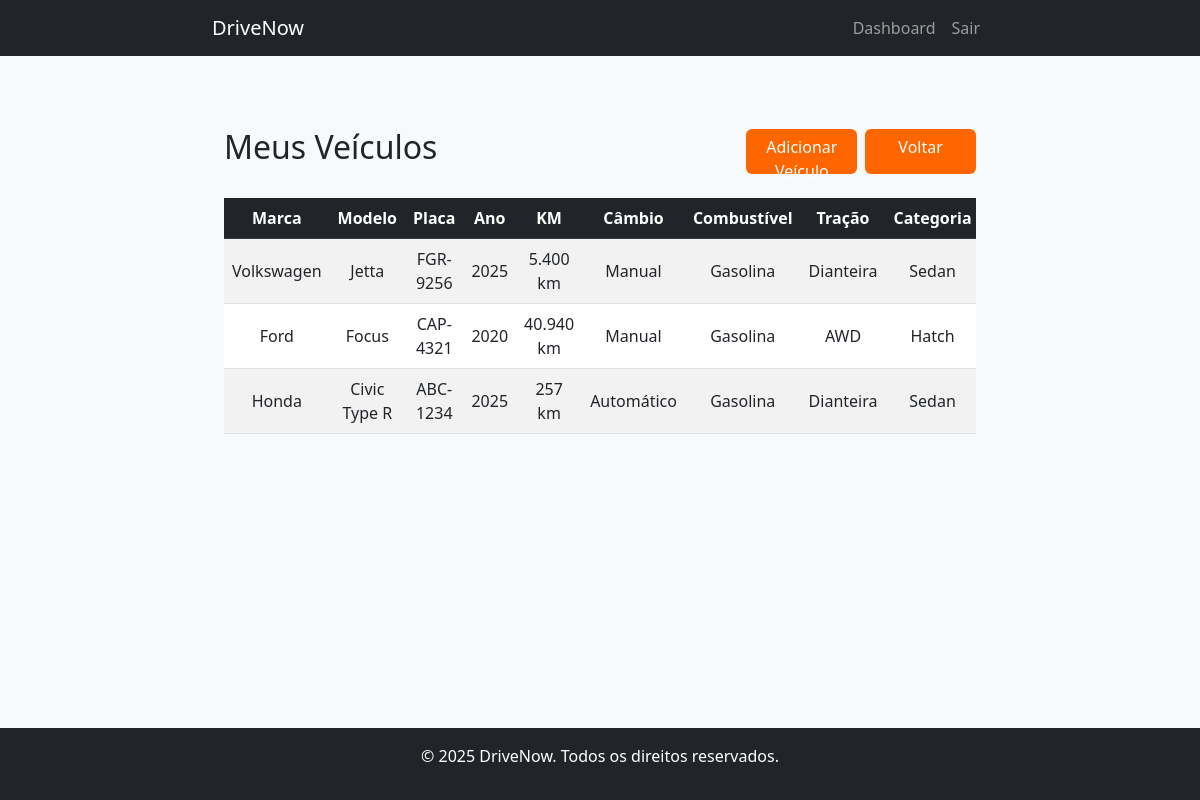
The app's page /drivenow/veiculo/veiculos.php (signed in) with its own data.
### tables this page shows
CREATE TABLE `veiculo` (
  `id` int(11) NOT NULL,
  `local_id` int(11) DEFAULT NULL,
  `categoria_veiculo_id` int(11) DEFAULT NULL,
  `dono_id` int(11) DEFAULT NULL,
  `veiculo_marca` varchar(50) DEFAULT NULL,
  `veiculo_modelo` varchar(100) DEFAULT NULL,
  `veiculo_ano` int(11) DEFAULT NULL,
  `veiculo_km` int(11) DEFAULT NULL,
  `veiculo_placa` varchar(50) DEFAULT NULL,
  `veiculo_cambio` varchar(50) DEFAULT NULL,
  `veiculo_combustivel` varchar(50) DEFAULT NULL,
  `veiculo_portas` int(11) DEFAULT NULL,
  `veiculo_acentos` int(11) DEFAULT NULL,
  `veiculo_tracao` varchar(50) DEFAULT NULL,
  `disponivel` tinyint(1) DEFAULT 1 COMMENT '0=Indisponível, 1=Disponível',
  `preco_diaria` decimal(10,2) NOT NULL DEFAULT 150.00,
  `descricao` text DEFAULT NULL
);

CREATE TABLE `categoria_veiculo` (
  `id` int(11) NOT NULL,
  `categoria` varchar(100) DEFAULT NULL
);

### drivenow/includes/auth.php (called while the page is built, shortened)
<?php
function estaLogado() {
    return isset($_SESSION['usuario']);
}
?>

### drivenow/veiculo/veiculos.php (the view, shortened to what this page needs)
<?php
require_once '../includes/auth.php';
$usuario = getUsuario();
global $pdo;
$stmt = $pdo->prepare("SELECT id FROM dono WHERE conta_usuario_id = ?");
$stmt->execute([$usuario['id']]);
$dono = $stmt->fetch();
$columnExists = false;
try {
    $stmt = $pdo->query("SHOW COLUMNS FROM veiculo LIKE 'disponivel'");
    $columnExists = ($stmt->rowCount() > 0);
} catch (PDOException $e) {
    $columnExists = false;
}
if (!$dono) {
    $veiculos = [];
} else {
    $sql = "SELECT v.*, c.categoria, l.nome_local" .
          ($columnExists ? ", v.disponivel" : "") .
          " FROM veiculo v
          LEFT JOIN categoria_veiculo c ON v.categoria_veiculo_id = c.id
          LEFT JOIN local l ON v.local_id = l.id
          WHERE v.dono_id = ?
          ORDER BY v.id DESC";
    $stmt = $pdo->prepare($sql);
    $stmt->execute([$dono['id']]);
    $veiculos = $stmt->fetchAll();
}
require_once '../includes/header.php';
?>
<link rel="stylesheet" href="https://cdn.jsdelivr.net/npm/bootstrap-icons@1.10.5/font/bootstrap-icons.css">
<div class="container mt-5">
    <div class="d-flex justify-content-between align-items-center mb-4">
        <h2>Meus Veículos</h2>
        <?php if ($dono): ?>
            <div class="d-flex gap-2">
                <a href="./cadastro.php" class="btn btn-success">Adicionar Veículo</a>
                <a href="../dashboard.php" class="btn btn-danger">Voltar</a>
            </div>
        <?php endif; ?>
    </div>
    <?php if (empty($veiculos)): ?>
        <div class="alert alert-info">
            <?php if ($dono): ?>
                Você ainda não possui veículos cadastrados.
            <?php else: ?>
                Você não é registrado como proprietário de veículos.
            <?php endif; ?>
        </div>
    <?php else: ?>
        <div class="table-responsive">
            <table class="table table-striped table-hover text-center align-middle">
                <thead class="table-dark">
                    <tr>
                        <th>Marca</th>
                        <th>Modelo</th>
                        <th>Placa</th>
                        <th>Ano</th>
                        <th>KM</th>
                        <th>Câmbio</th>
                        <th>Combustível</th>
                        <th>Tração</th>
                        <th>Categoria</th>
                    </tr>
                </thead>
                <tbody>
                    <?php foreach ($veiculos as $veiculo):
                    ?>
                        <tr>
                            <td><?= htmlspecialchars($veiculo['veiculo_marca']) ?></td>
                            <td><?= htmlspecialchars($veiculo['veiculo_modelo']) ?></td>
                            <td><?= htmlspecialchars($veiculo['veiculo_placa']) ?></td>
                            <td><?= htmlspecialchars($veiculo['veiculo_ano']) ?></td>
                            <td><?= $veiculo['veiculo_km'] ? number_format($veiculo['veiculo_km'], 0, ',', '.') . ' km' : '-' ?></td>
                            <td><?= htmlspecialchars($veiculo['veiculo_cambio']) ?></td>
                            <td><?= htmlspecialchars($veiculo['veiculo_combustivel']) ?></td>
                            <td><?= htmlspecialchars($veiculo['veiculo_tracao']) ?></td>
                            <td><?= htmlspecialchars($veiculo['categoria'] ?? '-') ?></td>
                        </tr>
                    <?php endforeach; ?>
                </tbody>
            </table>
        </div>
    <?php endif; ?>
</div>
<?php require_once '../includes/footer.php'; ?>

### drivenow/includes/header.php (shortened to what this page needs)
<?php
    $paginaAtual = basename($_SERVER['PHP_SELF']);
    $caminhoAtual = $_SERVER['REQUEST_URI'];
?>
<!DOCTYPE html>
<html lang="pt-BR">
<head>
    <link href="https://cdn.jsdelivr.net/npm/bootstrap@5.3.0/dist/css/bootstrap.min.css" rel="stylesheet">
    <link href="assets/css/style.css" rel="stylesheet">
</head>
<body class="d-flex flex-column min-vh-100">
    <nav class="navbar navbar-expand-lg navbar-dark bg-dark">
        <div class="container">
            <?php if (
                str_contains($caminhoAtual, 'veiculo/') ||
                str_contains($caminhoAtual, 'perfil/')
            ): ?>
                <a class="navbar-brand" href="../index.html">DriveNow</a>
            <?php else: ?>
                <a class="navbar-brand" href="./index.html">DriveNow</a>
            <?php endif; ?>
            <div class="collapse navbar-collapse" id="navbarNav">
                <ul class="navbar-nav ms-auto">
                    <?php if (estaLogado()): ?>
                        <?php if ($paginaAtual != 'dashboard.php'): ?>
                            <li class="nav-item">
                                <a class="nav-link" href="../dashboard.php">Dashboard</a>
                            </li>
                        <?php endif; ?>
                        <li class="nav-item">
                            <?php if (
                                str_contains($caminhoAtual, 'veiculo/') ||
                                str_contains($caminhoAtual, 'perfil/')
                            ): ?>
                                <a class="nav-link" href="../logout.php">Sair</a>
                            <?php else: ?>
                                <a class="nav-link" href="./logout.php">Sair</a>
                            <?php endif; ?>
                        </li>
                    <?php endif; ?>
                </ul>
            </div>
        </div>
    </nav>
    <main class="container py-4 flex-fill">

### drivenow/includes/footer.php (shortened to what this page needs)
</main>
<footer class="bg-dark text-white py-3 mt-auto">
    <div class="container text-center">
        <p>&copy; <?= date('Y') ?> DriveNow. Todos os direitos reservados.</p>
    </div>
</footer>
</body>
</html>

### drivenow/assets/style.css (style rules this page uses)
body { background-color: #f8f9fa; }
.container { max-width: 800px; margin: 0 auto; }
.btn { width: 100%; height: 45px; background: #ff6600; border: none; outline: none; border-radius: 6px; cursor: pointer; font-size: 1rem; color: #fff; font-weight: 500; text-decoration: none; transition: background 0.3s; }

### records on screen
veiculo: veiculo_marca "Volkswagen", veiculo_modelo "Jetta", veiculo_placa "FGR-9256", veiculo_ano "2025", veiculo_km "5.400", veiculo_cambio "Manual", veiculo_combustivel "Gasolina", veiculo_tracao "Dianteira", categoria_veiculo.categoria "Sedan"
veiculo: veiculo_marca "Ford", veiculo_modelo "Focus", veiculo_placa "CAP-4321", veiculo_ano "2020", veiculo_km "40.940", veiculo_cambio "Manual", veiculo_combustivel "Gasolina", veiculo_tracao "AWD", categoria_veiculo.categoria "Hatch"
veiculo: veiculo_marca "Honda", veiculo_modelo "Civic Type R", veiculo_placa "ABC-1234", veiculo_ano "2025", veiculo_km "257", veiculo_cambio "Automático", veiculo_combustivel "Gasolina", veiculo_tracao "Dianteira", categoria_veiculo.categoria "Sedan"
